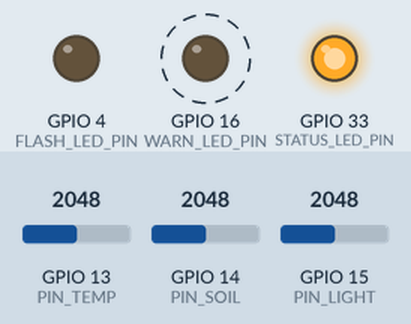
The program below on a simulated ESP32. On the bench: output pins drawn as LEDs (lit = HIGH). Dashed ring = blinking. The inputs (shaded band) are chosen by the test bench; at power-on: GPIO 13 (PIN_TEMP) = 2048, GPIO 14 (PIN_SOIL) = 2048, GPIO 15 (PIN_LIGHT) = 2048 (analog values on the 0–4095 scale). WiFi joins after 1.5 s; servers stay silent unless stated; the camera gives no picture; what the program prints to the serial monitor is not drawn.

Above: at 7.1 s.
Timing chart, 0 to 11.0 s (numbered marks = the images above):
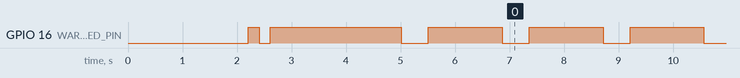

Measured:
- by itself, GPIO 16 (WARN_LED_PIN): goes LOW 0.20 s, HIGH 2.4 s, 67 × (LOW 0.50 s, HIGH 1.4 s), LOW 0.50 s, then HIGH

The program:

main.cpp
```cpp
#include <Arduino.h>
#include <WiFi.h>
#include "esp_camera.h"
#include "secrets.h"

// Nur aktivieren, wenn du echte Brownout-Resets siehst.
// #include "soc/soc.h"
// #include "soc/rtc_cntl_reg.h"

// ==========================
// Sensor-Pins
// ==========================
#define PIN_SOIL   14
#define PIN_LIGHT  15
#define PIN_TEMP   13

// LEDs
#define FLASH_LED_PIN 4
#define STATUS_LED_PIN 33   // kleine rote LED, active LOW
#define WARN_LED_PIN 16

// ==========================
// Kamera-Pins AI Thinker ESP32-CAM
// ==========================
#define PWDN_GPIO_NUM     32
#define RESET_GPIO_NUM    -1
#define XCLK_GPIO_NUM      0
#define SIOD_GPIO_NUM     26
#define SIOC_GPIO_NUM     27

#define Y9_GPIO_NUM       35
#define Y8_GPIO_NUM       34
#define Y7_GPIO_NUM       39
#define Y6_GPIO_NUM       36
#define Y5_GPIO_NUM       21
#define Y4_GPIO_NUM       19
#define Y3_GPIO_NUM       18
#define Y2_GPIO_NUM        5

#define VSYNC_GPIO_NUM    25
#define HREF_GPIO_NUM     23
#define PCLK_GPIO_NUM     22

// ==========================
// Hilfsfunktionen
// ==========================

int readAverageAnalog(int pin, int samples = 10) {
    long sum = 0;

    for (int i = 0; i < samples; i++) {
        sum += analogRead(pin);
        delay(10);
    }

    return sum / samples;
}

void readSensorsOnce(int &soilRaw, int &lightRaw, int &tempRaw) {
    Serial.println();
    Serial.println("=== SENSORTEST VOR WIFI ===");

    soilRaw  = readAverageAnalog(PIN_SOIL);
    lightRaw = readAverageAnalog(PIN_LIGHT);
    tempRaw  = readAverageAnalog(PIN_TEMP);

    Serial.printf("Bodenfeuchte GPIO14: %d\n", soilRaw);
    Serial.printf("Licht       GPIO15: %d\n", lightRaw);
    Serial.printf("Temperatur  GPIO13: %d\n", tempRaw);

    Serial.println("Sensorwerte gespeichert. Ab jetzt kein analogRead mehr.");
}

bool initCamera() {
    Serial.println();
    Serial.println("=== KAMERATEST ===");

    camera_config_t config;

    config.ledc_channel = LEDC_CHANNEL_0;
    config.ledc_timer   = LEDC_TIMER_0;

    config.pin_d0       = Y2_GPIO_NUM;
    config.pin_d1       = Y3_GPIO_NUM;
    config.pin_d2       = Y4_GPIO_NUM;
    config.pin_d3       = Y5_GPIO_NUM;
    config.pin_d4       = Y6_GPIO_NUM;
    config.pin_d5       = Y7_GPIO_NUM;
    config.pin_d6       = Y8_GPIO_NUM;
    config.pin_d7       = Y9_GPIO_NUM;

    config.pin_xclk     = XCLK_GPIO_NUM;
    config.pin_pclk     = PCLK_GPIO_NUM;
    config.pin_vsync    = VSYNC_GPIO_NUM;
    config.pin_href     = HREF_GPIO_NUM;

    config.pin_sscb_sda = SIOD_GPIO_NUM;
    config.pin_sscb_scl = SIOC_GPIO_NUM;

    config.pin_pwdn     = PWDN_GPIO_NUM;
    config.pin_reset    = RESET_GPIO_NUM;

    config.xclk_freq_hz = 20000000;
    config.pixel_format = PIXFORMAT_JPEG;

    // Für Test klein und stabil halten
    config.frame_size   = FRAMESIZE_QVGA;
    config.jpeg_quality = 12;
    config.fb_count     = 1;

    esp_err_t err = esp_camera_init(&config);

    if (err != ESP_OK) {
        Serial.printf("Kamera-Init FEHLER: 0x%x\n", err);
        return false;
    }

    Serial.println("Kamera-Init OK.");
    return true;
}

bool takePhotoTest() {
    Serial.println("Nehme Testfoto auf...");

    camera_fb_t *fb = esp_camera_fb_get();

    if (!fb) {
        Serial.println("Foto FEHLER.");
        return false;
    }

    Serial.printf("Foto OK. JPEG-Groesse: %u Bytes\n", fb->len);

    // Hier würdest du später fb->buf und fb->len per HTTP POST senden.
    esp_camera_fb_return(fb);

    return true;
}

bool connectWiFi() {
    Serial.println();
    Serial.println("=== WIFI TEST NACH SENSOR/KAMERA ===");

    WiFi.mode(WIFI_STA);
    WiFi.begin(ssid, password);

    Serial.print("Verbinde mit WLAN");

    int counter = 0;
    while (WiFi.status() != WL_CONNECTED && counter < 30) {
        delay(500);
        Serial.print(".");
        counter++;
    }

    Serial.println();

    if (WiFi.status() == WL_CONNECTED) {
        Serial.println("WiFi OK.");
        Serial.print("IP-Adresse: ");
        Serial.println(WiFi.localIP());
        return true;
    }

    Serial.println("WiFi FEHLER / TIMEOUT.");
    return false;
}

void warnLedInit() {
    pinMode(WARN_LED_PIN, OUTPUT);
    digitalWrite(WARN_LED_PIN, HIGH); // active LOW: aus
}

void warnLedOn() {
    digitalWrite(WARN_LED_PIN, LOW);  // active LOW: an
}

void warnLedOff() {
    digitalWrite(WARN_LED_PIN, HIGH); // active LOW: aus
}

void warnLedBlink(int times, int onMs = 200, int offMs = 200) {
    for (int i = 0; i < times; i++) {
        warnLedOn();
        delay(onMs);
        warnLedOff();
        delay(offMs);
    }
}

// ==========================
// Setup
// ==========================

void setup() {
    // Nur einschalten, falls du im Serial Monitor Brownout-Meldungen bekommst.
    // WRITE_PERI_REG(RTC_CNTL_BROWN_OUT_REG, 0);

    Serial.begin(115200);
    delay(2000);

    Serial.println();
    Serial.println("======================================");
    Serial.println(" FINALER HARDWARETEST VOR DEM LOETEN");
    Serial.println(" Sensoren -> Kamera -> WiFi");
    Serial.println("======================================");

    pinMode(FLASH_LED_PIN, OUTPUT);
    digitalWrite(FLASH_LED_PIN, LOW);

    pinMode(STATUS_LED_PIN, OUTPUT);
    digitalWrite(STATUS_LED_PIN, HIGH); // active LOW: aus

    pinMode(PIN_SOIL, INPUT);
    pinMode(PIN_LIGHT, INPUT);
    pinMode(PIN_TEMP, INPUT);

    analogReadResolution(12);

    warnLedInit();
    warnLedBlink(2); // Startsignal: Hardware lebt

    // Messbereich bis ca. 3.3V
    analogSetPinAttenuation(PIN_SOIL, ADC_11db);
    analogSetPinAttenuation(PIN_LIGHT, ADC_11db);
    analogSetPinAttenuation(PIN_TEMP, ADC_11db);

    // 1. Sensoren lesen, solange WiFi AUS ist
    int soilRaw = 0;
    int lightRaw = 0;
    int tempRaw = 0;

    readSensorsOnce(soilRaw, lightRaw, tempRaw);

    // 2. Kamera initialisieren und Foto testen
    bool cameraOk = initCamera();
    bool photoOk = false;

    if (cameraOk) {
        photoOk = takePhotoTest();
    }

    // 3. Danach WiFi verbinden
    bool wifiOk = connectWiFi();

    // 4. Ergebnis ausgeben
    Serial.println();
    Serial.println("========== TESTERGEBNIS ==========");

    Serial.printf("Bodenfeuchte gespeichert: %d\n", soilRaw);
    Serial.printf("Licht gespeichert:        %d\n", lightRaw);
    Serial.printf("Temperatur gespeichert:   %d\n", tempRaw);

    Serial.print("Kamera Init: ");
    Serial.println(cameraOk ? "OK" : "FEHLER");

    Serial.print("Foto:        ");
    Serial.println(photoOk ? "OK" : "FEHLER");

    Serial.print("WiFi:        ");
    Serial.println(wifiOk ? "OK" : "FEHLER");

    if (cameraOk && photoOk && wifiOk) {
        Serial.println();
        Serial.println("GESAMT: OK - Hardware grundsaetzlich loetbereit.");
    } else {
        Serial.println();
        Serial.println("GESAMT: NOCH NICHT LOETEN.");
        Serial.println("Erst Fehler oben beheben.");
    }

    Serial.println("==================================");
    Serial.println("Test abgeschlossen. Loop blinkt nur noch.");

    if (cameraOk && photoOk && wifiOk) {
        Serial.println();
        Serial.println("GESAMT: OK - Hardware grundsaetzlich loetbereit.");

        // Alles gut: einmal kurz blinken, dann aus
        warnLedBlink(1, 500, 200);
        warnLedOff();

    } else {
        Serial.println();
        Serial.println("GESAMT: FEHLER.");

        // Fehler: LED dauerhaft an
        warnLedOn();
    }
    // WiFi wieder ausschalten, damit ADC2-Sensoren live gelesen werden koennen.
    Serial.println();
    Serial.println("Schalte WiFi fuer Live-Sensortest wieder aus...");
    WiFi.disconnect(true);
    WiFi.mode(WIFI_OFF);
    delay(1000);

    Serial.println("Live-Sensortest startet jetzt im loop().");
}

void loop() {
    int soilRaw  = readAverageAnalog(PIN_SOIL, 5);
    int lightRaw = readAverageAnalog(PIN_LIGHT, 5);
    int tempRaw  = readAverageAnalog(PIN_TEMP, 5);
    warnLedBlink(1, 500, 200);
    warnLedOff();

    Serial.printf(
        "LIVE | Boden: %d | Licht: %d | Temp: %d\n",
        soilRaw,
        lightRaw,
        tempRaw
    );

    // Beispiel-Logik fuer LED:
    // Bei sehr trockenem Boden LED an, sonst aus.
    // Grenzwert spaeter sauber kalibrieren.
    if (soilRaw > 3000) {
        warnLedOn();   // active LOW: LED an
    } else {
        warnLedOff();  // LED aus
    }

    delay(1000);
}
```

secrets.example.h
```cpp
// src/secrets.h
#ifndef SECRETS_H
#define SECRETS_H

const char* ssid = "WiFi-SSID";
const char* password = "WiFi-Passwort";

const char* backendUrl =
    "http://localhost:8000/analyze";

#endif
```
